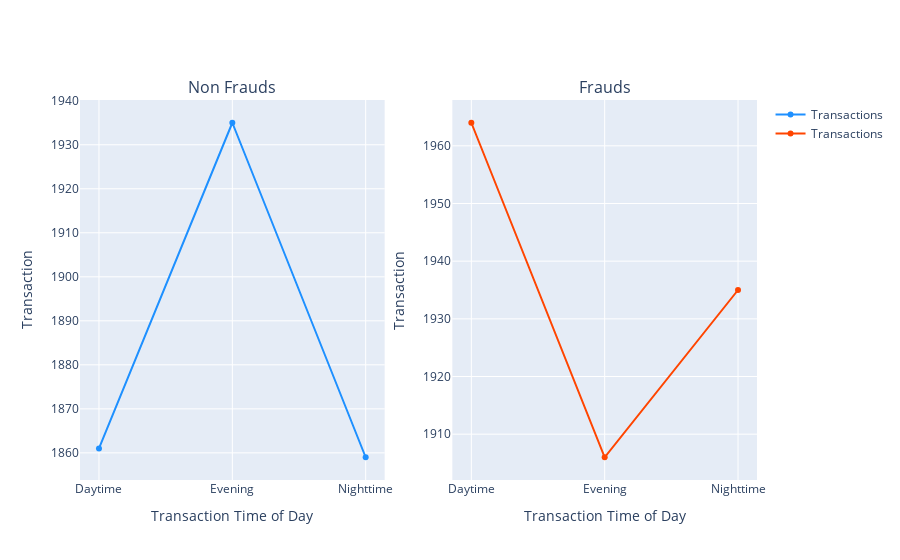

Notebook cell for this chart:
### Markdown cell above
# This is a graph of Time against Transaction showing the distribution of valid and fraudulent transactions over time of the day (Daytime, Evening, Nighttime).

### Code cell
from plotly.offline import iplot
from plotly.subplots import make_subplots


# Fraudulent transaction count over time
count_0 = df[df['Fraudulent Flag']==0].groupby('Transaction Time of Day').count()["Fraudulent Flag"]

# Non-Fraudulent transaction count over time
count_1 = df[df['Fraudulent Flag']==1].groupby('Transaction Time of Day').count()["Fraudulent Flag"]

# Concatenate
counts_df = pd.concat([count_0, count_1], axis=1, keys=["Class 0", "Class 1"]).fillna(0)
df_counts = counts_df.reset_index()


# Subplots
fig = make_subplots(
    rows=1, cols=2,

    subplot_titles=("Non Frauds","Frauds"))
fig.add_trace(go.Scatter(x=df_counts["Transaction Time of Day"], y=df_counts["Class 0"], name="Transactions", marker = {'color' : "#1E90FF"}),
                 row=1, col=1)

fig.add_trace(go.Scatter(x=df_counts["Transaction Time of Day"], y=df_counts["Class 1"], name="Transactions", marker = {'color' : "#FF4500"}),
                 row=1, col=2)

fig['layout']['xaxis']['title']='Transaction Time of Day'
fig['layout']['yaxis']['title']='Transaction'
fig['layout']['xaxis2']['title']='Transaction Time of Day'
fig['layout']['yaxis2']['title']='Transaction'

fig.show()

### Figure 1 — Plotly figure (JSON) as saved in the notebook; plotly's stock layout.template omitted (floating-point values rounded to 4 significant figures)
{"data": [{"marker": {"color": "#1E90FF"}, "name": "Transactions", "type": "scatter", "x": ["Daytime", "Evening", "Nighttime"], "xaxis": "x", "y": [1861, 1935, 1859], "yaxis": "y"}, {"marker": {"color": "#FF4500"}, "name": "Transactions", "type": "scatter", "x": ["Daytime", "Evening", "Nighttime"], "xaxis": "x2", "y": [1964, 1906, 1935], "yaxis": "y2"}], "layout": {"annotations": [{"font": {"size": 16}, "showarrow": false, "text": "Non Frauds", "x": 0.225, "xanchor": "center", "xref": "paper", "y": 1, "yanchor": "bottom", "yref": "paper"}, {"font": {"size": 16}, "showarrow": false, "text": "Frauds", "x": 0.775, "xanchor": "center", "xref": "paper", "y": 1, "yanchor": "bottom", "yref": "paper"}], "xaxis": {"anchor": "y", "domain": [0, 0.45], "title": {"text": "Transaction Time of Day"}}, "xaxis2": {"anchor": "y2", "domain": [0.55, 1], "title": {"text": "Transaction Time of Day"}}, "yaxis": {"anchor": "x", "domain": [0, 1], "title": {"text": "Transaction"}}, "yaxis2": {"anchor": "x2", "domain": [0, 1], "title": {"text": "Transaction"}}}}
